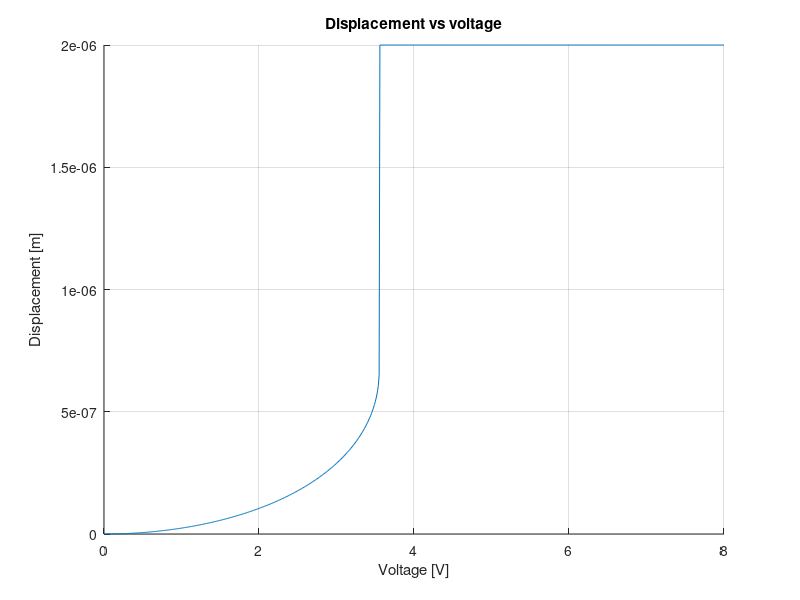

This chart was generated by the following MATLAB code:
%Constants
    clear all; format compact; format long g;
    K = 0.0941780821917766; %Stiffness
    gap = 2e-6; %Initial gap between plates
    permittivity = 8.854e-12; %Permittivity of the medium
    length = 100e-6; %Overlapping length of the plates
    thickness = 20e-6; %layer thickness of the plates
    B = permittivity*length*thickness; %Constant
    V = 30; %Applied voltage difference between plates
    tic
j = 0;
for V = 0 : .01: 8    
    j = j + 1; %plot data index
    
%Contact parameter
    x0 = 1.99e-6;
    U_spring = (1/2*K*x0.^2);
    U_capacitor = (-1/2*B*V^2 ./ (gap-x0));
    C = (U_spring*0 + U_capacitor) / (gap-x0).^-6;

%Potential
    %x = [-0.1:0.0001:1.955]*1e-6; 
    %U_spring = 1/2*K*x.^2;
    %U_capacitor = -1/2*B*V^2./(gap-x);
    %U_contact = -C*(gap-x).^-6;
    %figure(1); clf; grid on; hold on;
    %plot(x, U_contact, 'b'); plot(x, U_spring, 'r'); plot(x, U_capacitor, 'm'); 
    %plot(x, U_spring +  U_capacitor + U_contact, 'k'); title('U(x)'); xlabel('x'); ylabel('U');
    
%Force
    %x = [-0.1:0.0001:1.94]*1e-6; 
    %F_spring = -K*x;
    %F_capacitor = 1/2*B*V^2./(gap-x).^2;
    %F_contact = 6*C*abs(x-2e-6).^-7;
    %figure(2); clf; grid on; hold on;
    %plot(x, F_contact, 'b');plot(x, F_spring, 'r');plot(x, F_capacitor, 'm');
    %plot(x, F_spring +  F_capacitor + F_contact, 'k'); title('F(x)'); xlabel('x'); ylabel('F');

%Newton solver
    x = gap * 0; %Initial guess
    delta_x = 0.00001e-6;
    iter = 0;
    while (abs(delta_x)) >= 1e-12 && iter < 200
      x = x - delta_x;
      F =  -K*x -    1*-1/2*B*V^2./(gap-x).^2 -    (-6*-C*(gap-x).^-7 ); %sum of forces to zero out to find x
      dF = -K   +  2*1*-1/2*B*V^2./(gap-x).^3 +  7*(-6*-C*(gap-x).^-8 ); %dF = slope = delta_F / delta_x
      %F = -K*x - 1e-9;  dF = -K;
      delta_x = dF\F;
      iter = iter + 1;
    end
%    FF(j) = K*x   +   1*-1/2*B*V^2./(gap-x).^2  +   (-6*-C*(gap-x).^-7);
%    x, V
    VV(j) = V;
    xx(j) = x;
end
figure(4); clf; grid on; hold on; plot(VV,xx); 
title('Displacement vs voltage'); xlabel('Voltage [V]'); ylabel('Displacement [m]');
%figure(5); clf; grid on; hold on; plot(xx,FF); 
%title('x vs F'); xlabel('x'); ylabel('F');
%iter
x
F
toc
